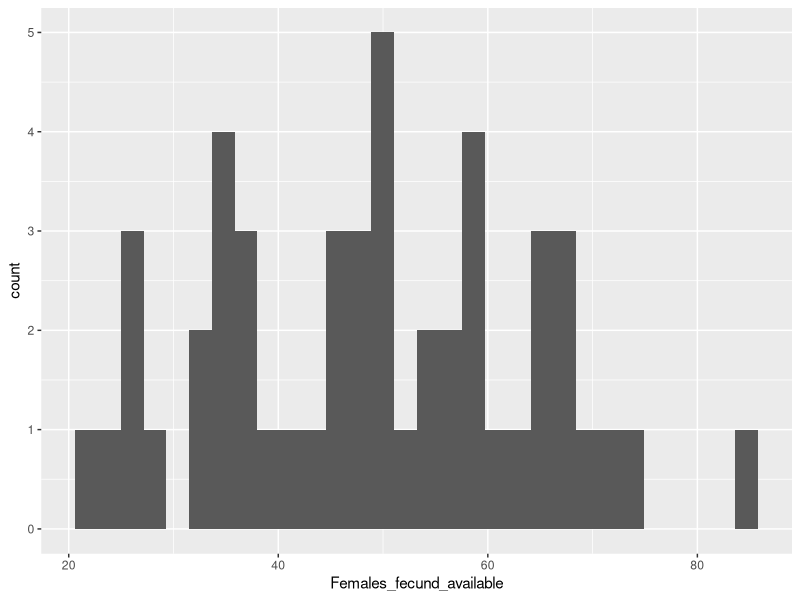
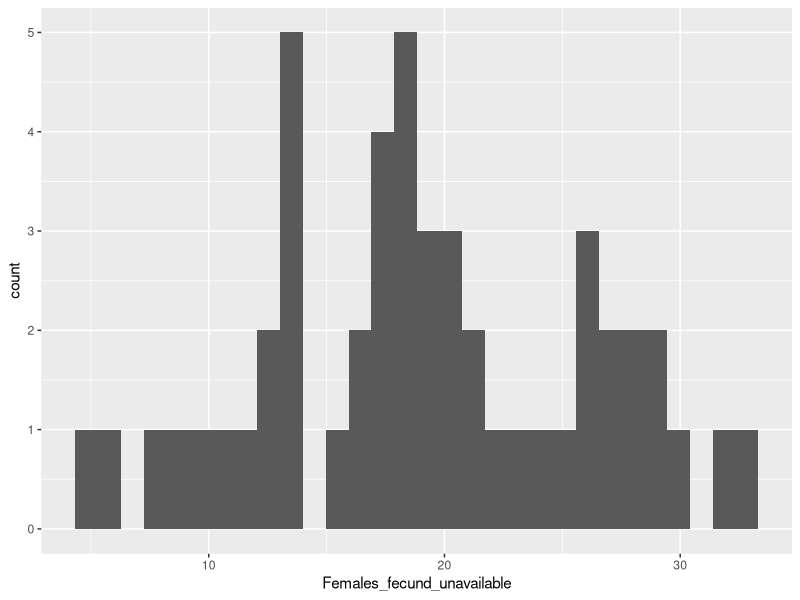
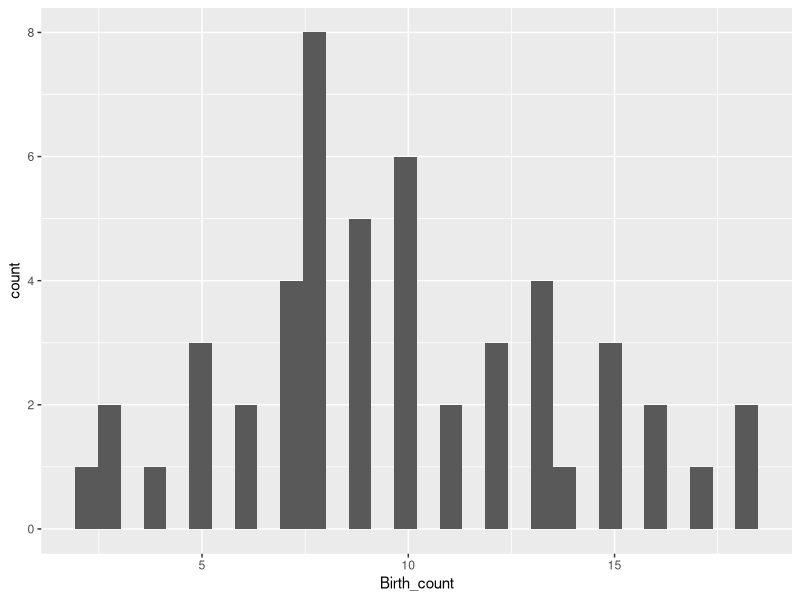
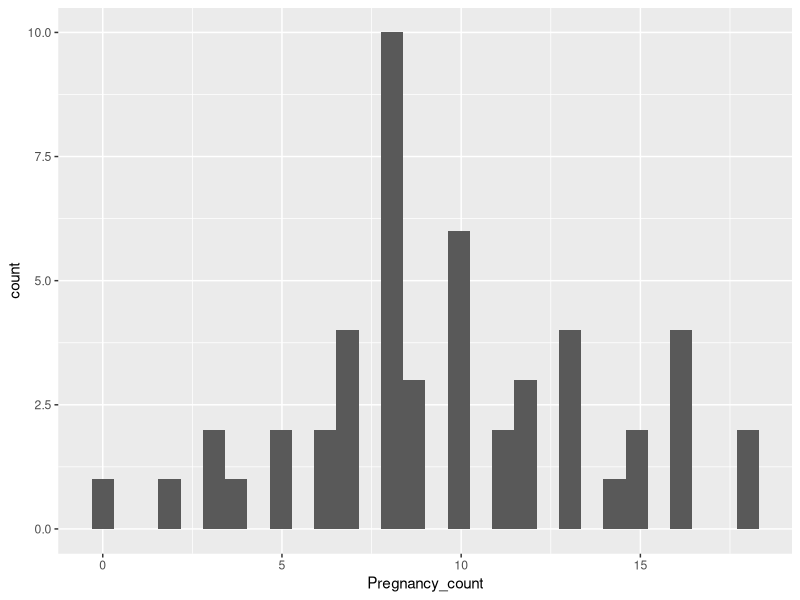
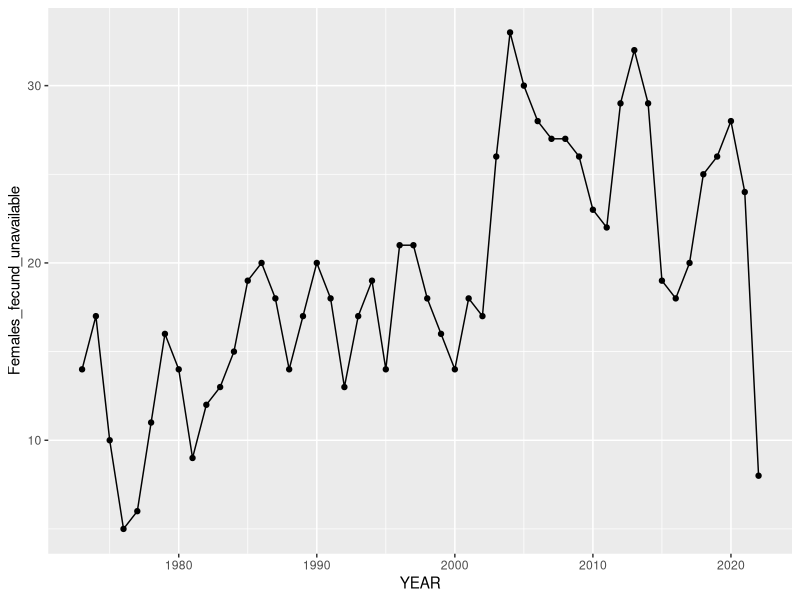
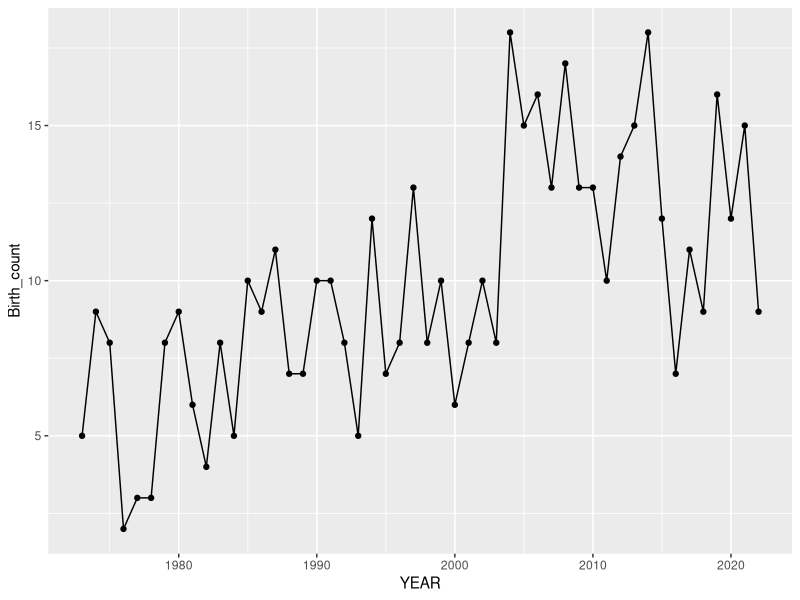
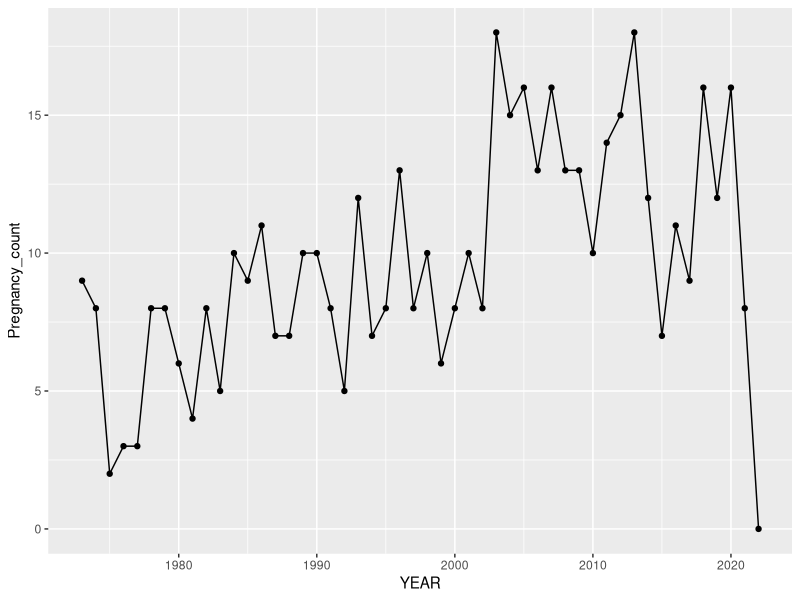
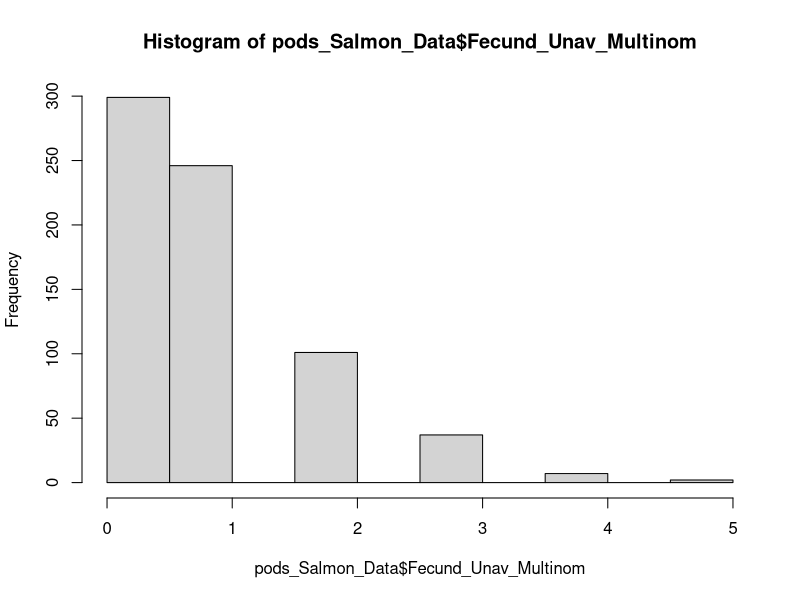

Generate these figures, in order, with R:
## ---- chunk 1
library(tidyverse)
library(here)
library(lme4)
## ---- chunk 2
orcaCensus <- read.csv(here("NRKW Population 1.csv"))
#orcaCensus <- read.csv("C:/Users/Owner/Desktop/fall 23'/EEB 313/NRKW Population 1.csv")
## ---- chunk 3
# Create the years for the model
years_measured<-(c(seq(1980,2010,1)))
# Numbers are in millions of fish
chum_generator <- function(){
  # Choosing a random value 0.46 - 6.17, replacement is true
  chum_abundance <- sample(x = seq(0.46,6.17,0.02), 
                           size = length(years_measured), 
                           replace = T)
  # Making data frame for each year, including the random abundance
  yearly_chum <- data.frame(years_measured, chum_abundance)
  return(yearly_chum)
  }
## ---- chunk 4
# Numbers are in millions of fish
chinook_generator <- function(){
  # Choosing a random value between 0.13 and 1.27, replacement is true
  chinook_abundance <- sample(x = seq(0.13,1.27,0.02), 
                            size = length(years_measured), 
                            replace = T)
  # Making data frame for each year and with the random density
  yearly_chinook <- data.frame(years_measured, chinook_abundance)
  return(yearly_chinook)
  }
## ---- chunk 5
salmon <- data.frame(chinook_generator(), chum_generator())

salmon_data<-salmon %>% 
  select(years_measured,chinook_abundance,chum_abundance) %>% 
  mutate(total_salmon = chinook_abundance + chum_abundance) 
## ---- chunk 6
library(ggplot2)

ggplot(data = orcaCensus, aes(x = Females_fecund_available)) +
  geom_histogram()

# potential proxy variables for lactating females

ggplot(data = orcaCensus, aes(x = Females_fecund_unavailable)) +
  geom_histogram()

ggplot(data = orcaCensus, aes(x = Birth_count)) +
  geom_histogram()

ggplot (data = orcaCensus, aes(x = Pregnancy_count)) +
  geom_histogram()

# Looking at the variables over time

ggplot(data = orcaCensus, aes(YEAR, Females_fecund_unavailable)) +
  geom_point()+
  geom_line()

ggplot(data = orcaCensus, aes(YEAR, Birth_count)) +
  geom_point()+
  geom_line()

ggplot(data = orcaCensus, aes(YEAR, Pregnancy_count)) +
  geom_point()+
  geom_line()
## ---- chunk 7
# A list of the number of pods each year, as determined by Fig 1c 
# in Stredulinsky et.al 2021
pods_List <- c(20,18,18,20,21,17,16,21,21,20,21,20,24,26,25,25,
               25,25,24,25,25,25,24,21,22,23,23,25,25,23,24)

# The purpose of the while loop below is to give each pod in a year it's own
# row, so that we can then give each pod it's own pod size. For example,
# for the year 1980 there will be 20 rows, with pods 1-20.

# Create a data frame to hold the estimated pod data
pods_Data <- data.frame()

# Initialize both counters at one
x <- 1
i <- 1

# While x is less than the total number of pods in the study period
while(x < sum(pods_List)){
  # Set the year
  year <- i+1979
  
  # Take the rows from the end of the last year's pods to the end of this
  # year's pods, where each pod is it's own row
  pods_Data[c(x:((x-1)+pods_List[i])),1] <- year # add the year for each row
  # Add a pod ID number for each pod present in the year
  pods_Data[c(x:((x-1)+pods_List[i])),2] <- c(1:pods_List[i])
  
  x <- x+pods_List[i] # Increase the rows to the end of this year's pods
  i <- i+1 # Increase the year by one
}

colnames(pods_Data) <- c("Year", "Pod_Num") # create column names

# initialize a data frame to hold individual pod sizes
pod_Multinom_Sizes <- data.frame()

n <- 31 # Set the number of years in the study

# The purpose of the for loop below is to generate a pod size, females with
# fecundity unavailable count, births count, and pregnancy count for each pod.

for(i in 1:n){ #generate pod sizes
  # Set the exact year
  year <- i+1979
  
  # Take the total counts in a year from the orca census data where the year
  # is equal to the current year in the loop
  s_Total <- orcaCensus$Size_best[orcaCensus$YEAR==year]
  s_Fecund_Unav <- orcaCensus$Females_fecund_unavailable[orcaCensus$YEAR==year]
  s_Births <- orcaCensus$Birth_count[orcaCensus$YEAR==year]
  s_Pregnancy <- orcaCensus$Pregnancy_count[orcaCensus$YEAR==year]
  
  # Generate pod sizes as a multinomial with a size equal to the total number
  # of orcas in that year, for the number of pods in that year where each
  # pod size has an equal chance of occurring. 
  size_Pod <- rmultinom(1, size = s_Total, 
                        prob = rep(1,pods_List[i]))
  # Perform the same process as above for births, pregancies, and females with
  # fecundity unavailable.
  size_Fecund_Unav_Pod <- rmultinom(1, size = s_Fecund_Unav, 
                                    prob = rep(1,pods_List[i]))
  size_Births_Pod <- rmultinom(1, size = s_Births, 
                                    prob = rep(1,pods_List[i]))
  size_Pregnancy_Pod <- rmultinom(1, size = s_Pregnancy, 
                                    prob = rep(1,pods_List[i]))
  
  # Combine the data into a data frame
  pod_size_by_group <- data.frame(year, size_Pod, size_Fecund_Unav_Pod, 
                                  size_Births_Pod, size_Pregnancy_Pod)
  
  # Bind each new year of data into one data frame
  pod_Multinom_Sizes <- rbind(pod_Multinom_Sizes, pod_size_by_group)
}

# Put the pod size, birth count, pregnancy count, and females with fecundity 
# unavailable into the data frame with year and pod ID
pods_Data <- pods_Data %>% mutate(Pod_Size_Multinom = 
                                    pod_Multinom_Sizes$size_Pod)
pods_Data <- pods_Data %>% mutate(Fecund_Unav_Multinom = 
                                    pod_Multinom_Sizes$size_Fecund_Unav_Pod)
pods_Data <- pods_Data %>% mutate(Births_Multinom = 
                                    pod_Multinom_Sizes$size_Births_Pod)
pods_Data <- pods_Data %>% mutate(Pregnancy_Multinom = 
                                    pod_Multinom_Sizes$size_Pregnancy_Pod)
## ---- chunk 8
# Create a data frame to hold the repeated salmon data
rep_salmon_data <- data.frame(chinook_abundance = c(), 
                                chum_abundnace = c(), 
                                total_salmon = c())

# Initialize both counters at one 
x <- 1
i <- 1

# The purpose of the while loop below is to give each row the salmon data for
# the corresponding year of that row. For example, for the year 1980, the 
# salmon data for 1980 will be added to each of the 20 rows

while(x < sum(pods_List)){
  # Take the rows from the end of the last year to the end of the current
  # year in the loop, and add salmon data for the corresponding year
  rep_salmon_data[c(x:((x-1)+pods_List[i])),1] <- salmon_data[i,2]
  rep_salmon_data[c(x:((x-1)+pods_List[i])),2] <- salmon_data[i,3]
  rep_salmon_data[c(x:((x-1)+pods_List[i])),3] <- salmon_data[i,4]
  
  x <- x+pods_List[i] # Increase rows in repeated salmon data
  i <- i+1 # Increase row in salmon data
}

# Remove an extra row created in the loop
rep_salmon_data <- rep_salmon_data[-c(693),]

# Give the data frame correct column names
colnames(rep_salmon_data) <- c("chinook_abundance", "chum_abundance", "total_salmon")

# Create a data frame with the pod data and salmon data, 
# and add each salmon column to it
pods_Salmon_Data <- pods_Data %>% 
  mutate(Chinook_Abundance = rep_salmon_data$chinook_abundance)

pods_Salmon_Data <- pods_Salmon_Data %>% 
  mutate(Chum_Abundance = rep_salmon_data$chum_abundance)

pods_Salmon_Data <- pods_Salmon_Data %>% 
  mutate(Total_Salmon = rep_salmon_data$total_salmon)
## ---- chunk 9
# Create histograms for response and fixed effects to examine normality
hist(pods_Salmon_Data$Fecund_Unav_Multinom)
hist(pods_Salmon_Data$Births_Multinom)
hist(pods_Salmon_Data$Pregnancy_Multinom)
hist(pods_Salmon_Data$Pod_Size_Multinom)
hist(pods_Salmon_Data$Total_Salmon)
## ---- chunk 10
pod_Fecund_Unav_Model <- glmer(Fecund_Unav_Multinom~Total_Salmon+Pod_Size_Multinom+
                   (1|Pod_Num)+(1|Year), 
                 family = poisson, pods_Salmon_Data)
summary(pod_Fecund_Unav_Model)

pod_Births_Model <- glmer(Births_Multinom~Total_Salmon+Pod_Size_Multinom+
                   (1|Pod_Num)+(1|Year), 
                 family = poisson, pods_Salmon_Data)
summary(pod_Births_Model)

pod_Pregnancy_Model <- glmer(Pregnancy_Multinom~Total_Salmon+Pod_Size_Multinom+
                   (1|Pod_Num)+(1|Year), 
                 family = poisson, pods_Salmon_Data)
summary(pod_Pregnancy_Model)
## ---- chunk 11
# Create a new data frame with years within the study period, then select 
# variables used in models, then add salmon data to the data frame.
by_Year_Salmon <- orcaCensus %>% filter(YEAR >= 1980 & YEAR <= 2010)
by_Year_Salmon <- by_Year_Salmon %>% select(YEAR, Size_best, 
                                            Females_fecund_unavailable, 
                                            Birth_count, Pregnancy_count)
by_Year_Salmon <- by_Year_Salmon %>% mutate(chinook_abundance = 
                                              salmon_data$chinook_density)
by_Year_Salmon <- by_Year_Salmon %>% mutate(chum_abundance = 
                                              salmon_data$chum_density)
by_Year_Salmon <- by_Year_Salmon %>% mutate(total_salmon = 
                                              salmon_data$total_salmon)

pop_Fecund_Unav_Model <- glmer(Females_fecund_unavailable~total_salmon+
                                 Size_best+(1|YEAR), 
                 family = poisson, by_Year_Salmon)
summary(pop_Fecund_Unav_Model)

pop_Births_Model <- glmer(Birth_count~total_salmon+
                            Size_best+(1|YEAR), 
                 family = poisson, by_Year_Salmon)
summary(pop_Births_Model)

pop_Pregnancy_Model <- glmer(Pregnancy_count~total_salmon+
                            Size_best+(1|YEAR), 
                 family = poisson, by_Year_Salmon)
summary(pop_Pregnancy_Model)
